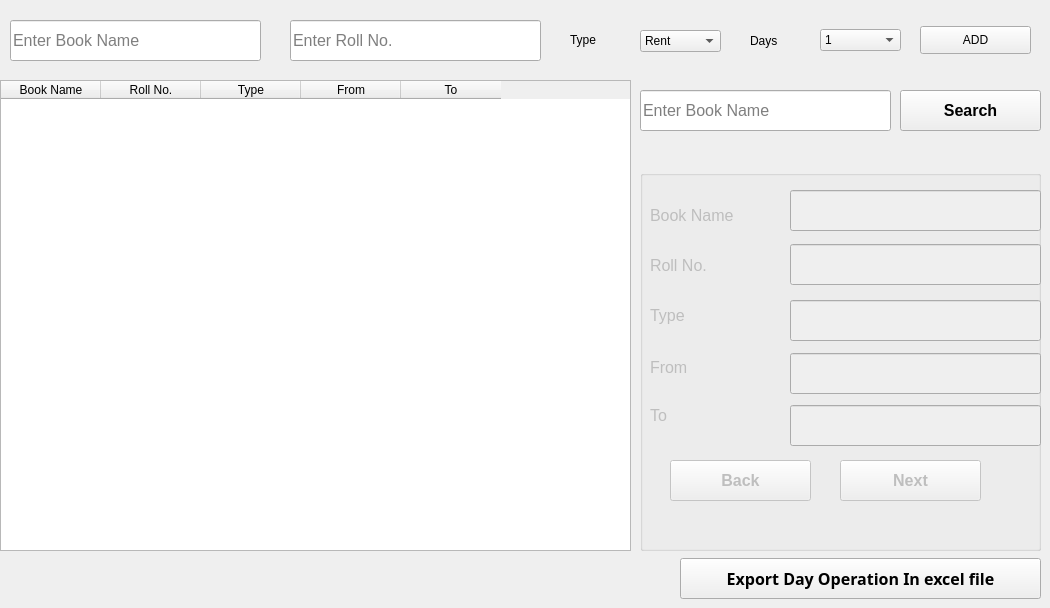
    <widget class="QWidget" name="tab_4">
     <attribute name="title">
      <string>Day Operation</string>
     </attribute>
     <widget class="QTableWidget" name="tableWidget">
      <property name="geometry">
       <rect>
        <x>0</x>
        <y>80</y>
        <width>631</width>
        <height>471</height>
       </rect>
      </property>
      <column>
       <property name="text">
        <string>Book Name</string>
       </property>
      </column>
      <column>
       <property name="text">
        <string>Roll No.</string>
       </property>
      </column>
      <column>
       <property name="text">
        <string>Type</string>
       </property>
      </column>
      <column>
       <property name="text">
        <string>From</string>
       </property>
      </column>
      <column>
       <property name="text">
        <string>To</string>
       </property>
      </column>
     </widget>
     <widget class="QPushButton" name="pushButton_6">
      <property name="geometry">
       <rect>
        <x>920</x>
        <y>26</y>
        <width>111</width>
        <height>28</height>
       </rect>
      </property>
      <property name="text">
       <string>ADD</string>
      </property>
     </widget>
     <widget class="QComboBox" name="comboBox">
      <property name="geometry">
       <rect>
        <x>640</x>
        <y>30</y>
        <width>81</width>
        <height>22</height>
       </rect>
      </property>
      <item>
       <property name="text">
        <string>Rent</string>
       </property>
      </item>
      <item>
       <property name="text">
        <string>Retrieve</string>
       </property>
      </item>
     </widget>
     <widget class="QComboBox" name="comboBox_2">
      <property name="geometry">
       <rect>
        <x>820</x>
        <y>29</y>
        <width>81</width>
        <height>22</height>
       </rect>
      </property>
      <item>
       <property name="text">
        <string>1</string>
       </property>
      </item>
      <item>
       <property name="text">
        <string>2</string>
       </property>
      </item>
      <item>
       <property name="text">
        <string>3</string>
       </property>
      </item>
      <item>
       <property name="text">
        <string>4</string>
       </property>
      </item>
      <item>
       <property name="text">
        <string>5</string>
       </property>
      </item>
      <item>
       <property name="text">
        <string>6</string>
       </property>
      </item>
      <item>
       <property name="text">
        <string>7</string>
       </property>
      </item>
      <item>
       <property name="text">
        <string>8</string>
       </property>
      </item>
      <item>
       <property name="text">
        <string>9</string>
       </property>
      </item>
      <item>
       <property name="text">
        <string>10</string>
       </property>
      </item>
     </widget>
     <widget class="QLabel" name="label_2">
      <property name="geometry">
       <rect>
        <x>750</x>
        <y>30</y>
        <width>61</width>
        <height>21</height>
       </rect>
      </property>
      <property name="text">
       <string>Days</string>
      </property>
     </widget>
     <widget class="QLabel" name="label">
      <property name="geometry">
       <rect>
        <x>570</x>
        <y>32</y>
        <width>55</width>
        <height>16</height>
       </rect>
      </property>
      <property name="text">
       <string>Type</string>
      </property>
     </widget>
     <widget class="QPushButton" name="pushButton_28">
      <property name="geometry">
       <rect>
        <x>680</x>
        <y>558</y>
        <width>361</width>
        <height>41</height>
       </rect>
      </property>
      <property name="font">
       <font>
        <family>Segoe UI Semibold</family>
        <pointsize>12</pointsize>
        <weight>75</weight>
        <bold>true</bold>
       </font>
      </property>
      <property name="text">
       <string>Export Day Operation In excel file</string>
      </property>
     </widget>
     <widget class="QPushButton" name="pushButton_30">
      <property name="geometry">
       <rect>
        <x>900</x>
        <y>90</y>
        <width>141</width>
        <height>41</height>
       </rect>
      </property>
      <property name="font">
       <font>
        <pointsize>12</pointsize>
        <weight>75</weight>
        <bold>true</bold>
       </font>
      </property>
      <property name="text">
       <string>Search</string>
      </property>
     </widget>
     <widget class="QGroupBox" name="groupBox_5">
      <property name="enabled">
       <bool>false</bool>
      </property>
      <property name="geometry">
       <rect>
        <x>640</x>
        <y>170</y>
        <width>401</width>
        <height>381</height>
       </rect>
      </property>
      <property name="title">
       <string/>
      </property>
      <widget class="QLabel" name="label_29">
       <property name="geometry">
        <rect>
         <x>10</x>
         <y>30</y>
         <width>111</width>
         <height>31</height>
        </rect>
       </property>
       <property name="font">
        <font>
         <pointsize>12</pointsize>
        </font>
       </property>
       <property name="text">
        <string>Book Name</string>
       </property>
      </widget>
      <widget class="QLabel" name="label_32">
       <property name="geometry">
        <rect>
         <x>10</x>
         <y>80</y>
         <width>131</width>
         <height>31</height>
        </rect>
       </property>
       <property name="font">
        <font>
         <pointsize>12</pointsize>
        </font>
       </property>
       <property name="text">
        <string>Roll No.</string>
       </property>
      </widget>
      <widget class="QLabel" name="label_33">
       <property name="geometry">
        <rect>
         <x>10</x>
         <y>130</y>
         <width>111</width>
         <height>31</height>
        </rect>
       </property>
       <property name="font">
        <font>
         <pointsize>12</pointsize>
        </font>
       </property>
       <property name="text">
        <string>Type</string>
       </property>
      </widget>
      <widget class="QLabel" name="label_34">
       <property name="geometry">
        <rect>
         <x>10</x>
         <y>182</y>
         <width>111</width>
         <height>31</height>
        </rect>
       </property>
       <property name="font">
        <font>
         <pointsize>12</pointsize>
        </font>
       </property>
       <property name="text">
        <string>From</string>
       </property>
      </widget>
      <widget class="QLabel" name="label_35">
       <property name="geometry">
        <rect>
         <x>10</x>
         <y>230</y>
         <width>111</width>
         <height>31</height>
        </rect>
       </property>
       <property name="font">
        <font>
         <pointsize>12</pointsize>
        </font>
       </property>
       <property name="text">
        <string>To</string>
       </property>
      </widget>
      <widget class="QPushButton" name="pushButton_31">
       <property name="geometry">
        <rect>
         <x>30</x>
         <y>290</y>
         <width>141</width>
         <height>41</height>
        </rect>
       </property>
       <property name="font">
        <font>
         <pointsize>12</pointsize>
         <weight>75</weight>
         <bold>true</bold>
        </font>
       </property>
       <property name="text">
        <string>Back</string>
       </property>
      </widget>
      <widget class="QPushButton" name="pushButton_32">
       <property name="geometry">
        <rect>
         <x>200</x>
         <y>290</y>
         <width>141</width>
         <height>41</height>
        </rect>
       </property>
       <property name="font">
        <font>
         <pointsize>12</pointsize>
         <weight>75</weight>
         <bold>true</bold>
        </font>
       </property>
       <property name="text">
        <string>Next</string>
       </property>
      </widget>
      <widget class="QLineEdit" name="lineEdit_3">
       <property name="geometry">
        <rect>
         <x>150</x>
         <y>20</y>
         <width>251</width>
         <height>41</height>
        </rect>
       </property>
       <property name="font">
        <font>
         <pointsize>12</pointsize>
        </font>
       </property>
      </widget>
      <widget class="QLineEdit" name="lineEdit_4">
       <property name="geometry">
        <rect>
         <x>150</x>
         <y>74</y>
         <width>251</width>
         <height>41</height>
        </rect>
       </property>
       <property name="font">
        <font>
         <pointsize>12</pointsize>
        </font>
       </property>
      </widget>
      <widget class="QLineEdit" name="lineEdit_5">
       <property name="geometry">
        <rect>
         <x>150</x>
         <y>130</y>
         <width>251</width>
         <height>41</height>
        </rect>
       </property>
       <property name="font">
        <font>
         <pointsize>12</pointsize>
        </font>
       </property>
      </widget>
      <widget class="QLineEdit" name="lineEdit_6">
       <property name="geometry">
        <rect>
         <x>150</x>
         <y>183</y>
         <width>251</width>
         <height>41</height>
        </rect>
       </property>
       <property name="font">
        <font>
         <pointsize>12</pointsize>
        </font>
       </property>
      </widget>
      <widget class="QLineEdit" name="lineEdit_7">
       <property name="geometry">
        <rect>
         <x>150</x>
         <y>235</y>
         <width>251</width>
         <height>41</height>
        </rect>
       </property>
       <property name="font">
        <font>
         <pointsize>12</pointsize>
        </font>
       </property>
      </widget>
     </widget>
     <widget class="QLineEdit" name="lineEdit">
      <property name="geometry">
       <rect>
        <x>10</x>
        <y>20</y>
        <width>251</width>
        <height>41</height>
       </rect>
      </property>
      <property name="font">
       <font>
        <pointsize>12</pointsize>
       </font>
      </property>
      <property name="cursorPosition">
       <number>0</number>
      </property>
      <property name="placeholderText">
       <string>Enter Book Name</string>
      </property>
     </widget>
     <widget class="QLineEdit" name="lineEdit_2">
      <property name="geometry">
       <rect>
        <x>290</x>
        <y>20</y>
        <width>251</width>
        <height>41</height>
       </rect>
      </property>
      <property name="font">
       <font>
        <pointsize>12</pointsize>
       </font>
      </property>
      <property name="placeholderText">
       <string>Enter Roll No.</string>
      </property>
     </widget>
     <widget class="QLineEdit" name="lineEdit_37">
      <property name="geometry">
       <rect>
        <x>640</x>
        <y>90</y>
        <width>251</width>
        <height>41</height>
       </rect>
      </property>
      <property name="font">
       <font>
        <pointsize>12</pointsize>
       </font>
      </property>
      <property name="cursorPosition">
       <number>0</number>
      </property>
      <property name="placeholderText">
       <string>Enter Book Name</string>
      </property>
     </widget>
    </widget>
